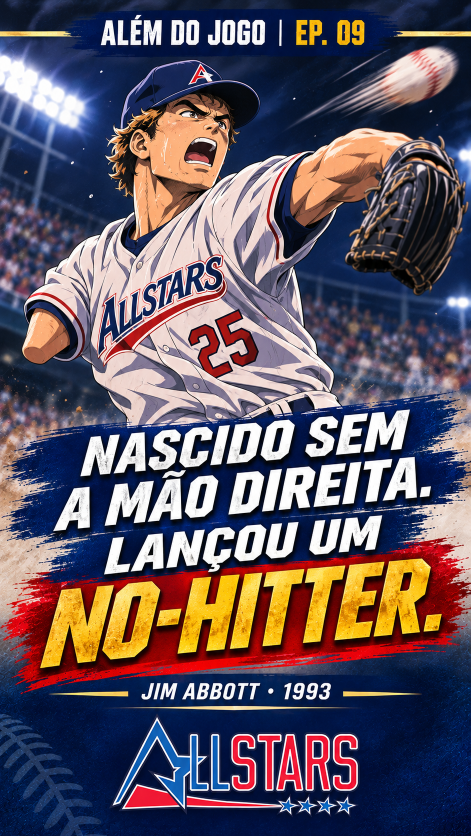
#> input picture assets/anime/jim-abbott.png, 941 x 1672 px (shown at 1/2 size)
$ python -i poster.py   (imports and definitions only)
#> lines starting #> are read from the running program, lines starting #| are printed output that depends on the picture
"""Compositor editorial ALLSTARS 9:16. Fotos apenas com licença documentada.

Usa exclusivamente o logotipo oficial de brand/logo.png ou brand/logo.b64.
Nenhuma fotografia é inventada ou apresentada como registro histórico.
"""
from __future__ import annotations
import base64, io, json, random, re, unicodedata
from pathlib import Path
from PIL import Image, ImageDraw, ImageEnhance, ImageFilter, ImageFont, ImageOps
from comic_hero import cartoon_player
from anime_assets import hero_from_approved_asset

ROOT = Path(__file__).resolve().parents[1]
W, H = 1080, 1920
# [1 line that did not run here, left out]
# [1 line that did not run here, left out]
def color(name): return tuple(bytes.fromhex(colors[name][1:]))
# [1 line that did not run here, left out]
INK = (4, 14, 33)

# [13 lines left out: function face, not called in this run]

def slug(text):
    t=unicodedata.normalize("NFKD",str(text)).encode("ascii","ignore").decode().lower()
    return re.sub(r"[^a-z0-9]+","-",t).strip("-")

# [279 lines left out: functions official_logo, licensed_photo, gradient, draw_stadium, illustrated_player, thematic_hero and 5 more, not called in this run]


def profile_from_cover(image):
    """Recorte 3:4 da MESMA capa, com rodapé e logo nítidos e oficiais."""
    cropped=image.crop((0,240,W,1680)).convert("RGBA")
    layer=Image.new("RGBA",cropped.size,(0,0,0,0))
    draw=ImageDraw.Draw(layer,"RGBA")
    draw.rectangle((0,1270,W,1440),fill=(*INK,245))
    draw.line((105,1275,975,1275),fill=(*GOLD,230),width=4)
    cropped.alpha_composite(layer)
    logo=official_logo()
    if logo.width>=500:
        scale=min(340/max(1,logo.width),132/max(1,logo.height),1.0)
    else:
        scale=min(190/max(1,logo.width),107/max(1,logo.height),1.15)
    if abs(scale-1)>.01:
        logo=logo.resize((max(1,round(logo.width*scale)),
                          max(1,round(logo.height*scale))),Image.Resampling.LANCZOS)
    cropped.alpha_composite(logo,((W-logo.width)//2,1302+(120-logo.height)//2))
    return cropped.convert("RGB")

>>> from PIL import Image
>>> picture = Image.open('../assets/anime/jim-abbott.png')
#> picture is the input picture: PIL image 941x1672 RGB; mean R, G, B 97.6, 86.1, 97.8
>>> result = profile_from_cover(picture)
#> in profile_from_cover, `cropped=image.crop((0,240,W,1680)).convert("RGBA")`:
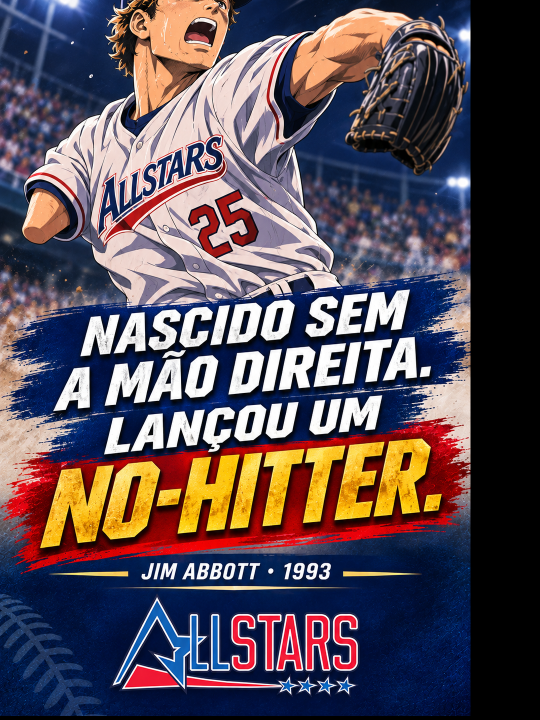
#> cropped: PIL image 1080x1440 RGBA (shown at 1/2 size); mean R, G, B, A 89.6, 77.1, 85.6, 255
#> in profile_from_cover, `layer=Image.new("RGBA",cropped.size,(0,0,0,0))`: layer: PIL image 1080x1440 RGBA; every value is 0
#> (the run stopped early here; a loop or call above may not have finished)
